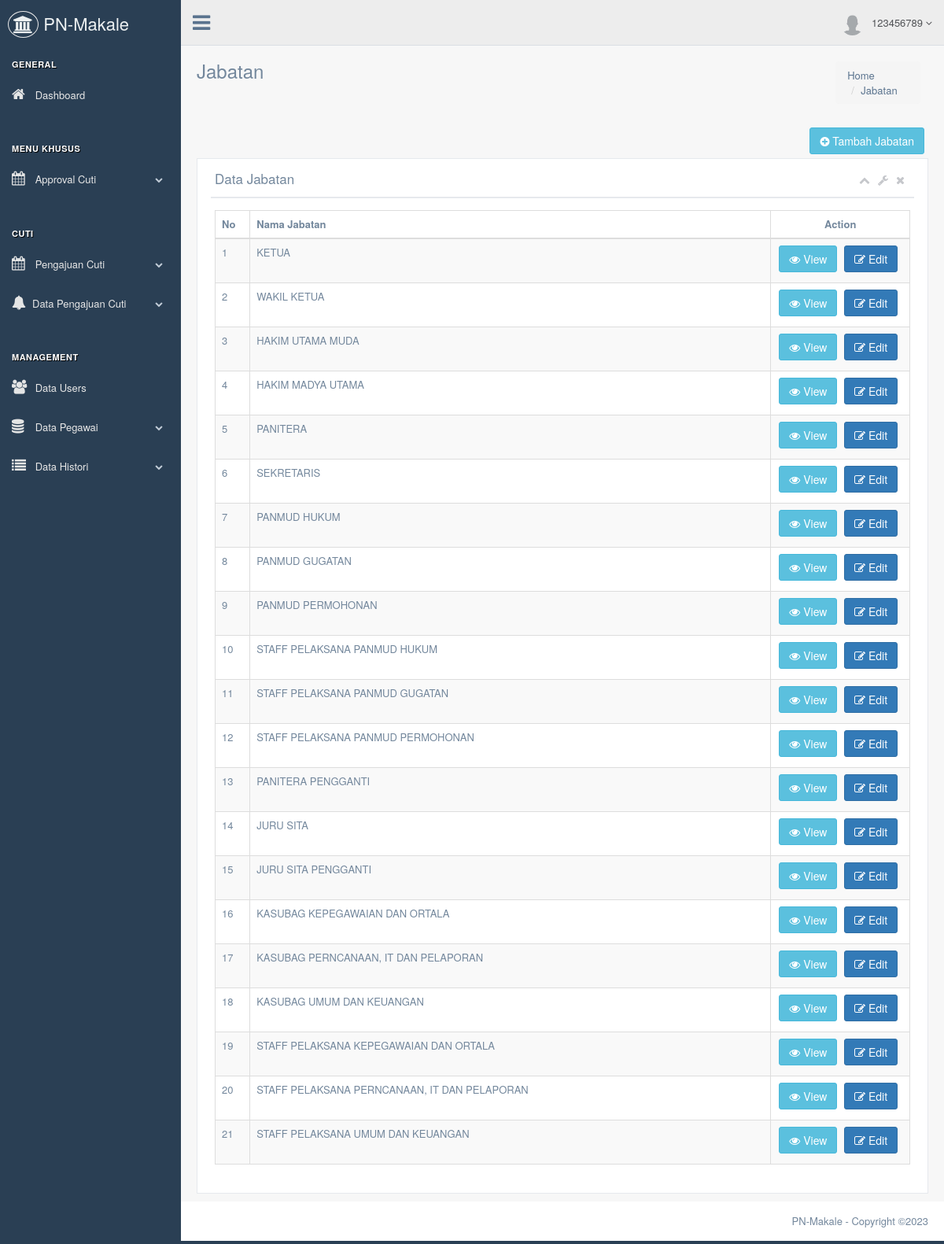
Screenshot of /admin/index.php?page=data_jabatan (signed in) with the database file from the repository.
### tables this page shows
CREATE TABLE `jabatan` (
  `id_jabatan` int(25) NOT NULL,
  `nama_jabatan` varchar(225) NOT NULL
);

### admin/data_jabatan.php (the view, shortened to what this page needs)
<div class="page-title">
  <div class="title_left">
    <h3>Jabatan</h3>
  </div>
  <div class="title_right">
    <div class="col-md-3 col-sm-3 col-xs-12 pull-right">
        <ol class="breadcrumb float-sm-right">
          <li class="breadcrumb-item"><a href="#">Home</a></li>
          <li class="breadcrumb-item"><a href="#">Jabatan</a></li>
        </ol>
    </div>
  </div>
</div>
<div class="clearfix"></div>
<div class="row">
  <div class="col-md-12 col-sm-12 col-xs-12">
    <a href="#" class="btn btn-info pull-right" data-toggle="modal" data-target=".btn-tambah-jabatan"><i class="fa fa-plus-circle"></i> Tambah Jabatan</a>
    <div class="x_panel">
      <div class="x_title">
        <h2>Data Jabatan <small>Data jabatan pegawai Pengadilan Negeri Makale</small></h2>
        <ul class="nav navbar-right panel_toolbox">
          <li><a class="collapse-link"><i class="fa fa-chevron-up"></i></a>
          </li>
          <li class="dropdown">
            <a href="#" class="dropdown-toggle" data-toggle="dropdown" role="button" aria-expanded="false"><i class="fa fa-wrench"></i></a>
          </li>
          <li><a class="close-link"><i class="fa fa-close"></i></a>
          </li>
        </ul>
        <div class="clearfix"></div>
      </div>
      <div class="x_content">
        <table id="datatable" class="table table-striped table-bordered table-hover">
          <thead>
            <tr>
              <th style="width:5%" >No</th>
              <th>Nama Jabatan</th>
              <th class="text-center" style="width:20%">Action</th>
            </tr>
          </thead>
            <tbody>
              <?php
                include '../database/koneksi.php';
                $query = mysqli_query($koneksi,"SELECT * FROM jabatan");
                $i = 1;
                while ($row = mysqli_fetch_array($query)) {
               ?>
               <tr>
                 <td><?php echo $i ?></td>
                 <td><?php echo $row['nama_jabatan'] ?></td>
                 <td class="text-center">
                   <a href="#" class="btn btn-info" data-toggle="modal" data-target="#modalviewjabatan<?php echo $row['id_jabatan'] ?>"><i class="fa fa-eye"></i> View</a>
                   <a href="#" class="btn btn-primary" data-toggle="modal" data-target="#modaleditjabatan<?php echo $row['id_jabatan'] ?>"><i class="fa fa-edit"></i> Edit</a>
                 </td>
               </tr>
               <?php
               $i++;
             }
                ?>
          </tbody>
        </table>
      </div>
    </div>
  </div>
</div>

### rows the page displays
jabatan: nama_jabatan "KETUA"
jabatan: nama_jabatan "WAKIL KETUA"
jabatan: nama_jabatan "HAKIM UTAMA MUDA"
jabatan: nama_jabatan "HAKIM MADYA UTAMA"
jabatan: nama_jabatan "PANITERA"
jabatan: nama_jabatan "SEKRETARIS"
jabatan: nama_jabatan "PANMUD HUKUM"
jabatan: nama_jabatan "PANMUD GUGATAN"
jabatan: nama_jabatan "PANMUD PERMOHONAN"
jabatan: nama_jabatan "STAFF PELAKSANA PANMUD HUKUM"
jabatan: nama_jabatan "STAFF PELAKSANA PANMUD GUGATAN"
jabatan: nama_jabatan "STAFF PELAKSANA PANMUD PERMOHONAN"
jabatan: nama_jabatan "PANITERA PENGGANTI"
jabatan: nama_jabatan "JURU SITA"
jabatan: nama_jabatan "JURU SITA PENGGANTI"
jabatan: nama_jabatan "KASUBAG KEPEGAWAIAN DAN ORTALA"
jabatan: nama_jabatan "KASUBAG PERNCANAAN, IT DAN PELAPORAN"
jabatan: nama_jabatan "KASUBAG UMUM DAN KEUANGAN"
jabatan: nama_jabatan "STAFF PELAKSANA KEPEGAWAIAN DAN ORTALA"
jabatan: nama_jabatan "STAFF PELAKSANA PERNCANAAN, IT DAN PELAPORAN"
jabatan: nama_jabatan "STAFF PELAKSANA UMUM DAN KEUANGAN"

### other values shown
$nip "123456789"
